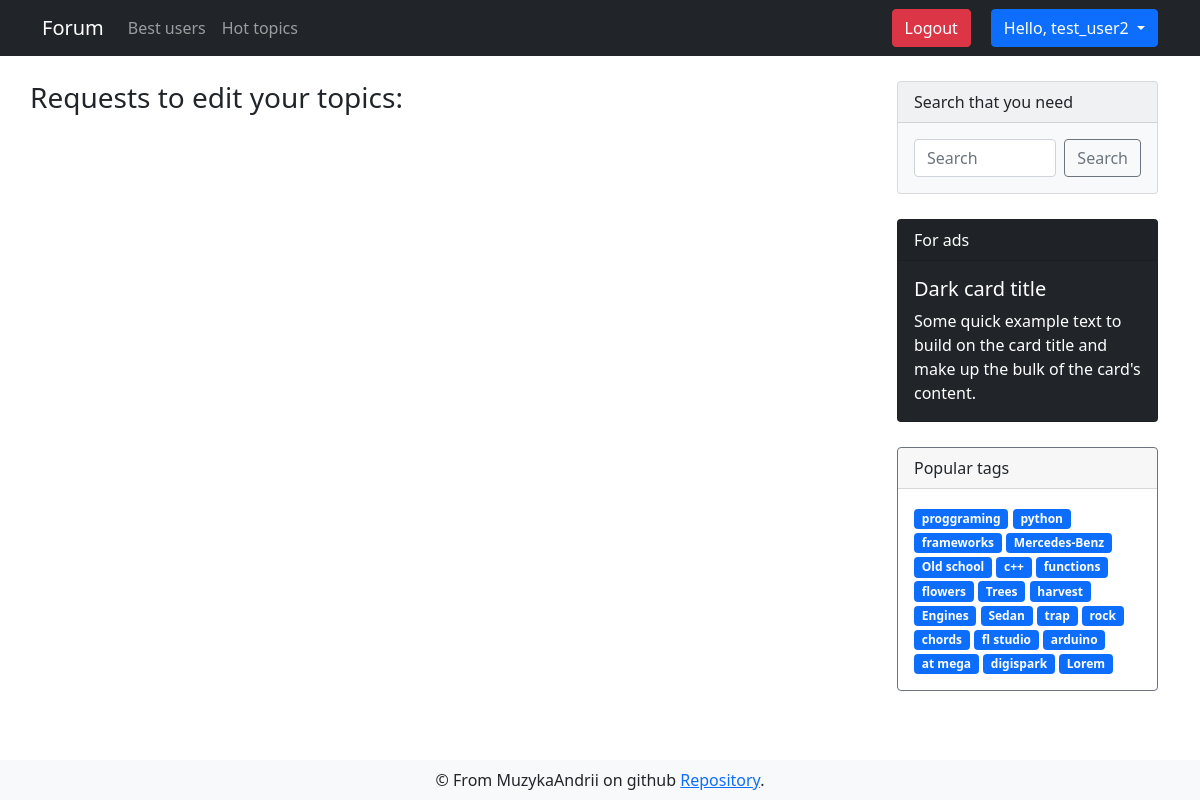
The app's page /user/edit_requests (signed in) with its own data.
### app/models.py (models this page shows, shortened)
class DbMixin(object):
    def save(self):
        db.session.add(self)
        db.session.commit()

class User(UserMixin, DbMixin, db.Model):
    id = db.Column(db.Integer, primary_key = True, autoincrement=True)
    nickname = db.Column(db.String(30), unique=True, nullable=False)
    email = db.Column(db.String(120), unique=True, nullable=False)
    email_confirmed = db.Column(db.Boolean, default=False)
    password = db.Column(db.String(70), nullable=False)
    about = db.Column(db.Text, default='Hi everyone!')
    website = db.Column(db.String(120))
    register_date = db.Column(db.DateTime, default=dt.utcnow)
    last_seen = db.Column(db.DateTime, default=dt.utcnow)
    is_banned = db.Column(db.Boolean, default=False)
    ban_reason = db.Column(db.String(255))
    created_discussions = db.relationship('Discussion', backref='creator', lazy='dynamic')
    created_comments = db.relationship('Comment', backref='creator', lazy='dynamic')
    avatars = db.relationship('Image', backref='owner', lazy='dynamic')
    edit_requests = db.relationship('Edit_request', backref='editor', lazy='dynamic')
    roles = db.relationship('Role', secondary=users_roles, backref=db.backref('users', lazy='select'))
    def update_last_seen(self):
        self.last_seen = dt.now()
        self.save()
    @cache.cached(timeout=3600)
    def has_role(self, role):
        user_id = self.query.with_entities(User.id)
        role = Role.query.with_entities(Role.id).join(users_roles).filter(users_roles.c.user_id==user_id, Role.name==role, Role.id==users_roles.c.role_id).first()
        return role

class Tag(DbMixin, db.Model):
    id = db.Column(db.Integer, primary_key = True, autoincrement=True)
    name = db.Column(db.String(50), unique=True, nullable=False)
    slug = db.Column(db.String(100), unique=True, nullable=False)
    section_id = db.Column(db.Integer, db.ForeignKey('section.id'), nullable=False)

### app/views.py (the view)
@app.route('/user/edit_requests')
@login_required
def edit_requests_index():
    discussions, edit_requests = get_input_edit_requests(current_user)
    return render_template('forum/edit/edit_requests.html', tags=get_tags(), discussions=discussions, edit_requests=edit_requests)

### app/controllers/edit_request_controller.py (called while the page is built)
def get_input_edit_requests(user: User) -> (List[Discussion], List[Edit_request]):
    not_validated_edit_requests = Edit_request.query.filter(Edit_request.target_id==Discussion.id,
                                                            Discussion.creator_id==user.id,
                                                            Edit_request.is_validated==None)
    discussions = {request.target_discussion for request in not_validated_edit_requests}
    return discussions, not_validated_edit_requests

### app/models.py (called while the page is built)
@login.user_loader
def user_loader(user_id):
    return User.query.get(int(user_id))

### app/views.py (called while the page is built)
@app.before_request
def update_last_seen():
    if current_user.is_authenticated:
        current_user.update_last_seen()

@cache.cached(timeout=60)
def is_current_user_banned():
    is_banned, reason = current_user.query.with_entities(User.is_banned, User.ban_reason).first()
    if is_banned:
        return reason
    else:
        return False

@app.before_request
def check_banned():
    if not current_user.is_authenticated:
        return
    result = is_current_user_banned()
    if result:
        logout_user()
        return render_template('alerts/banned.html', reason=result)

@cache.cached(timeout=600, key_prefix='tags')
def get_tags():
    return Tag.query.with_entities(Tag.slug, Tag.name).limit(25).all()

### app/templates/forum/edit/edit_requests.html (shortened to what this page needs)
{% extends "layouts/base.html" %}
{% block content %}
<div class="container">
    <div class="row">
        <div style="margin: 25px 0;" class="list-group col-md-9">
            <h3>Requests to edit your topics: </h3>
        </div>
        {% include 'layouts/sidebar.html' %}
    </div>
</div>
{% endblock %}

### app/templates/layouts/base.html (shortened to what this page needs)
<!doctype html>
<html>
<head>
  {% block head %}
  <link href="https://cdn.jsdelivr.net/npm/bootstrap@5.0.0/dist/css/bootstrap.min.css" rel="stylesheet"
>
  <link rel="stylesheet" type="text/css" href="{{ url_for('static',filename='css/style.css') }}">
  {% endblock %}
</head>
<body>
  <nav class="navbar navbar-expand-lg navbar-dark bg-dark">
    <div class="container">
      <a class="navbar-brand" href="{{ url_for('index') }}">Forum</a>
      <div class="collapse navbar-collapse" id="navbarSupportedContent">
        <ul class="navbar-nav me-auto mb-2 mb-lg-0">
          <li class="nav-item">
            <a class="nav-link" aria-current="page" href="{{url_for('list_users')}}">Best users</a>
          </li>
          <li class="nav-item">
            <a class="nav-link" href="{{ url_for('hot_topics') }}">Hot topics</a>
          </li>
        </ul>
        <form class="d-flex">
          {% if current_user.is_anonymous %}
          <a href="{{ url_for('auth.register') }}" type="button" class="btn login-btn btn-secondary">Register</a>
          <a href="{{ url_for('auth.login') }}" type="button" class="btn btn-secondary">Log in</a>
          {% else %}
          <a style="margin-right: 20px;" href="{{ url_for('auth.logout') }}" type="button"
            class="btn btn-danger">Logout</a>
          <div class="dropdown">
            <button class="btn btn-primary dropdown-toggle" type="button" id="dropdownMenuButton1" data-bs-toggle="dropdown" aria-expanded="false">
              Hello, {{ current_user.nickname }}
            </button>
          </div>
          {% endif %}
        </form>
      </div>
    </div>
  </nav>
  {% block content %}
  {% endblock %}
  {% block footer %}
  <footer class="navbar fixed-bottom navbar-light bg-light">
    <div class="container" style="justify-content: space-around;">
      <div class="footer-content">
        &copy; From MuzykaAndrii on github
        <a href="https://github.com/MuzykaAndrii/modern-flask-forum">Repository</a>.</div>
    </div>
  </footer>
  {% endblock %}
</body>
</html>

### app/templates/layouts/sidebar.html
<div class="sidebar col-md-3">
    <div class="card text-dark bg-light mb-3" style="max-width: 18rem;">
        <div class="card-header">Search that you need</div>
        <form method="GET" action="{{ url_for('search') }}" class="card-body d-flex">
            <input name="search_query" value="{{ request.args.get('search_query', '') }}" class="form-control me-2" type="text" placeholder="Search" aria-label="Search">
            <button class="btn btn-outline-secondary" type="submit">Search</button>
        </form>
    </div>
    <div class="card text-white bg-dark mb-3" style="max-width: 18rem;">
        <div class="card-header">For ads</div>
        <div class="card-body">
            <h5 class="card-title">Dark card title</h5>
            <p class="card-text">Some quick example text to build on the card title and make up the bulk of the
                card's content.</p>
        </div>
    </div>
    <div class="card border-secondary mb-3" style="max-width: 18rem;">
        <div class="card-header">Popular tags</div>
        <div class="card-body text-secondary">
            {% for tag in tags %}
            <a href="{{ url_for('tags_discussions', tag_slug=tag[0]) }}" class="tag badge bg-primary">{{ tag[1] }}</a>
            {% endfor %}
        </div>
    </div>
</div>

### app/static/css/style.css (style rules this page uses)
.card { margin: 25px 0; }
.tag { text-decoration: none; }

### records on screen
User: nickname "test_user2"
Tag: name "proggraming"
Tag: name "python"
Tag: name "frameworks"
Tag: name "Mercedes-Benz"
Tag: name "Old school"
Tag: name "c++"
Tag: name "functions"
Tag: name "flowers"
Tag: name "Trees"
Tag: name "harvest"
Tag: name "Engines"
Tag: name "Sedan"
Tag: name "trap"
Tag: name "rock"
Tag: name "chords"
Tag: name "fl studio"
Tag: name "arduino"
Tag: name "at mega"
Tag: name "digispark"
Tag: name "Lorem"
